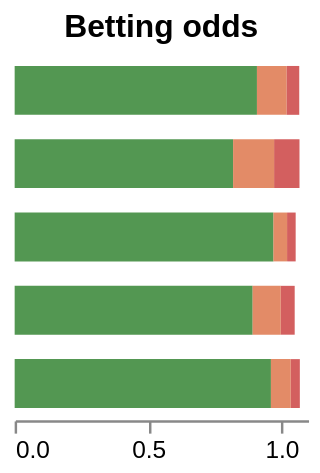

Source (Vega-Lite JSON):
### Vega specification from a JSON file in a GitHub repository (floating-point values rounded to 4 significant figures; data arrays with more than 128 entries replaced by an {"elided": "..."} marker saying what was removed)
{"$schema": "https://vega.github.io/schema/vega/v5.json", "background": "white", "padding": 5, "width": 120, "height": 150, "title": {"text": "Betting odds", "frame": "group"}, "style": "cell", "data": [{"name": "selector002_store", "values": [{"unit": "", "fields": [{"type": "E", "field": "Team"}], "values": ["FC Barcelona"]}]}, {"name": "data-e0d8b38c6e41050cc041fd4574ba1210", "values": {"elided": "300 records"}}, {"name": "data_0", "source": "data-e0d8b38c6e41050cc041fd4574ba1210", "transform": [{"type": "formula", "expr": "1/datum.value", "as": "odds"}, {"type": "formula", "expr": "datum.variable == 'TeamOdds' ? 'Win' : (datum.variable == 'TiesOdds' ? 'Ties' : 'Loss')", "as": "variable"}, {"type": "filter", "expr": "!(length(data(\"selector002_store\"))) || (vlSelectionTest(\"selector002_store\", datum))"}, {"type": "stack", "groupby": ["Oponent"], "field": "value", "sort": {"field": ["variable"], "order": ["descending"]}, "as": ["value_start", "value_end"], "offset": "zero"}, {"type": "filter", "expr": "isValid(datum[\"value\"]) && isFinite(+datum[\"value\"])"}]}], "signals": [{"name": "unit", "value": {}, "on": [{"events": "mousemove", "update": "isTuple(group()) ? group() : unit"}]}, {"name": "selector002_Team", "init": "\"FC Barcelona\"", "bind": {"input": "select", "options": ["Valencia CF", "RCD Mallorca", "CA Osasuna", "Villarreal CF", "RC Deportivo de La Coruña", "Real Madrid CF", "CD Numancia", "FC Barcelona", "Racing Santander", "Sevilla FC", "Real Sporting de Gijón", "Getafe CF", "Real Betis Balompié", "RC Recreativo", "RCD Espanyol", "Real Valladolid", "Athletic Club de Bilbao", "UD Almería", "Atlético Madrid", "Málaga CF", "Xerez Club Deportivo", "Real Zaragoza", "CD Tenerife", "Hércules Club de Fútbol", "Levante UD", "Real Sociedad", "Granada CF", "Rayo Vallecano", "RC Celta de Vigo", "Elche CF", "SD Eibar", "Córdoba CF", "UD Las Palmas"], "name": "Team A"}}, {"name": "selector002", "update": "vlSelectionResolve(\"selector002_store\", \"union\")"}, {"name": "selector002_tuple", "update": "selector002_Team !== null ? {fields: selector002_tuple_fields, values: [selector002_Team]} : null"}, {"name": "selector002_tuple_fields", "value": [{"type": "E", "field": "Team"}]}, {"name": "selector002_modify", "on": [{"events": {"signal": "selector002_tuple"}, "update": "modify(\"selector002_store\", selector002_tuple, true)"}]}], "marks": [{"name": "marks", "type": "rect", "style": ["bar"], "interactive": true, "from": {"data": "data_0"}, "encode": {"update": {"opacity": {"value": 0.8}, "fill": {"scale": "color", "field": "variable"}, "tooltip": {"signal": "{\"Team\": ''+datum[\"Team\"], \"Oponent\": ''+datum[\"Oponent\"], \"variable\": ''+datum[\"variable\"], \"odds\": format(datum[\"odds\"], \"\")}"}, "x": {"scale": "x", "field": "value_end"}, "x2": {"scale": "x", "field": "value_start"}, "yc": {"scale": "y", "field": "Oponent", "band": 0.5}, "height": {"value": 20}}}}], "scales": [{"name": "x", "type": "linear", "domain": {"data": "data_0", "fields": ["value_start", "value_end"]}, "range": [0, {"signal": "width"}], "nice": true, "zero": true}, {"name": "y", "type": "band", "domain": {"data": "data_0", "field": "Oponent", "sort": true}, "range": [0, {"signal": "height"}], "paddingInner": 0.1, "paddingOuter": 0.05}, {"name": "color", "type": "ordinal", "domain": ["Win", "Loss", "Ties"], "range": ["#287d27", "#c93838", "#DD6E42"]}], "axes": [{"scale": "x", "orient": "bottom", "grid": false, "labelFlush": true, "labelOverlap": true, "tickCount": {"signal": "ceil(width/40)"}, "zindex": 0}], "config": {"axis": {"grid": false}, "style": {"cell": {"strokeWidth": 0}}}}
